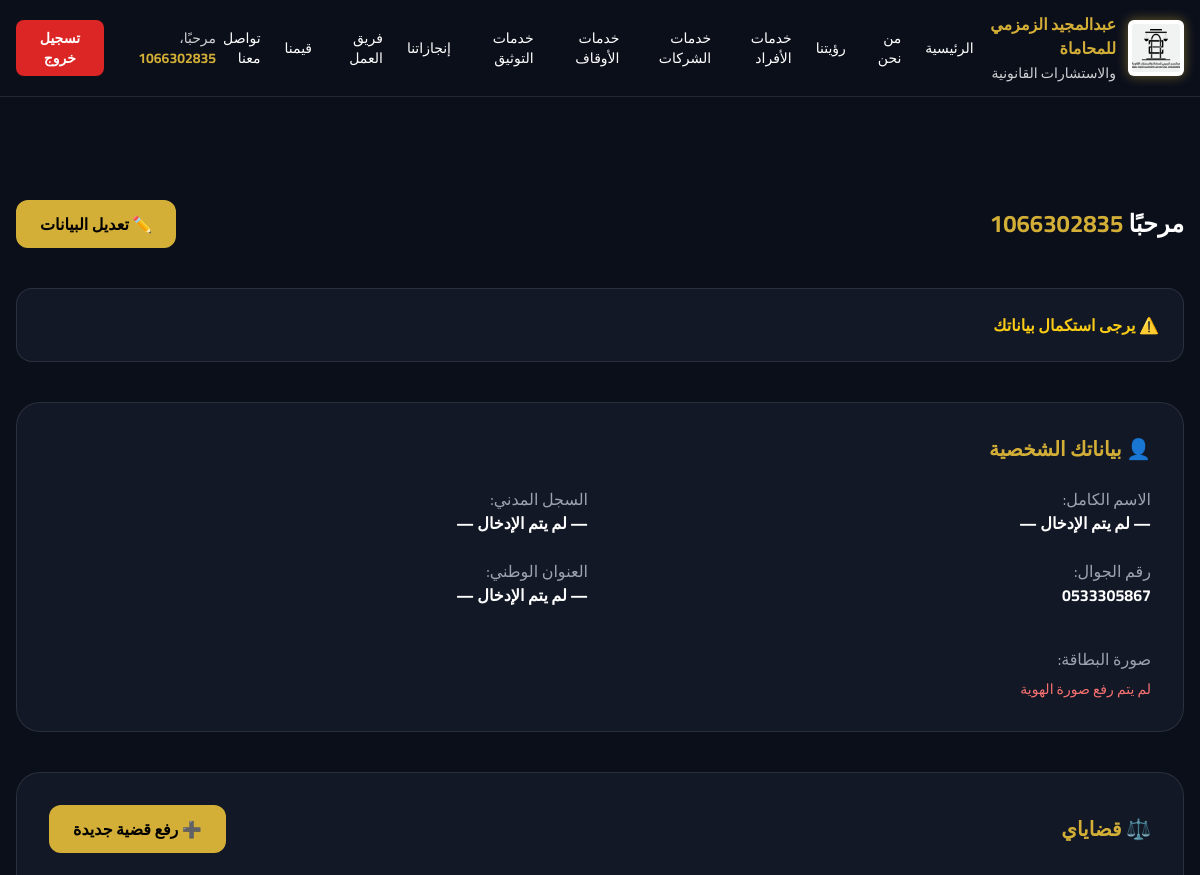
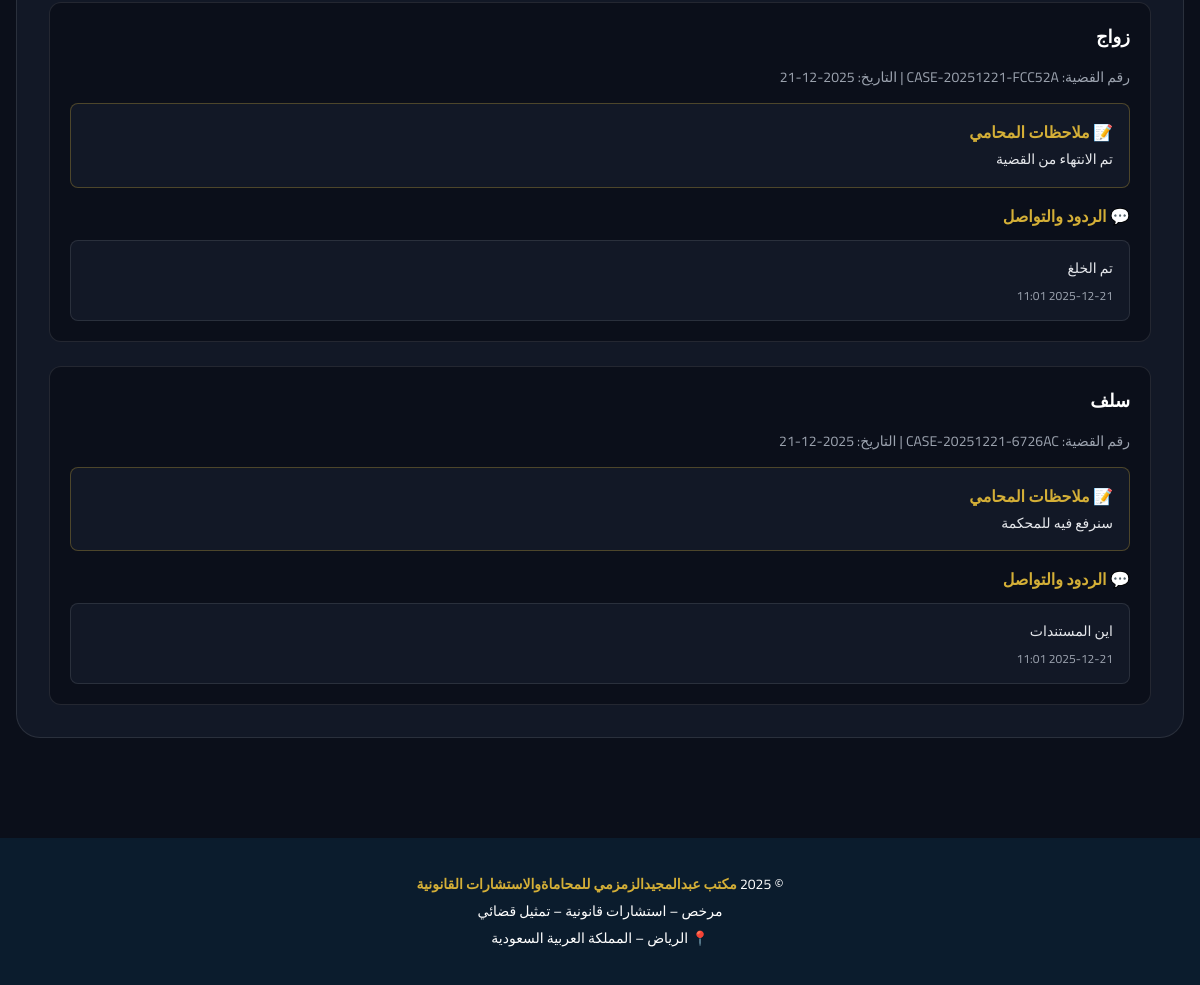
The app's page /accounts/dashboard/ (signed in) with its own data (2 pictures, top to bottom).
### accounts/models.py (models this page shows, shortened)
class User(AbstractUser):
    email = models.EmailField(
        unique=True,
        verbose_name="البريد الإلكتروني"
    )
    phone_number = models.CharField(
        max_length=20,
        unique=True,
        blank=True,
        null=True,
        verbose_name="رقم الجوال"
    )
    is_lawyer = models.BooleanField(
        default=False,
        verbose_name="محامي"
    )
    is_client = models.BooleanField(
        default=False,
        verbose_name="عميل"
    )
    ACCOUNT_STATUS = [
        ("active", "مفعل"),
        ("pending_agreement", "معلّق بانتظار الاتفاقية"),
        ("payment_pending", "بانتظار الدفع"),
    ]
    account_status = models.CharField(
        max_length=30,
        choices=ACCOUNT_STATUS,
        default="active",
        verbose_name="حالة الحساب"
    )
    created_at = models.DateTimeField(
        auto_now_add=True,
        verbose_name="تاريخ الإنشاء"
    )
    updated_at = models.DateTimeField(
        auto_now=True,
        verbose_name="آخر تحديث"
    )
    class Meta:
        verbose_name = "مستخدم"
        verbose_name_plural = "المستخدمون"

class UserProfile(models.Model):
    user = models.OneToOneField(
        User,
        on_delete=models.CASCADE,
        related_name="profile",
        verbose_name="المستخدم"
    )
    full_name = models.CharField(
        max_length=255,
        blank=True,
        null=True,
        verbose_name="الاسم الكامل"
    )
    national_id = models.CharField(
        max_length=20,
        unique=True,
        blank=True,
        null=True,
        verbose_name="السجل المدني"
    )
    address = models.TextField(
        blank=True,
        null=True,
        verbose_name="العنوان الوطني"
    )
    id_card_image = models.ImageField(
        upload_to="profiles/id_cards/",
        blank=True,
        null=True,
        verbose_name="صورة الهوية"
    )
    created_at = models.DateTimeField(
        auto_now_add=True,
        verbose_name="تاريخ الإنشاء"
    )
    class Meta:
        verbose_name = "ملف مستخدم"
        verbose_name_plural = "ملفات المستخدمين"

class Case(models.Model):
    CASE_TYPES = [
        ("civil", "مدنية"),
        ("criminal", "جنائية"),
        ("commercial", "تجارية"),
        ("family", "أحوال شخصية"),
        ("labor", "عمالية"),
        ("other", "أخرى"),
    ]
    CASE_STATUS = [
        ("new", "جديدة"),
        ("under_review", "قيد المراجعة"),
        ("in_progress", "قيد المتابعة"),
        ("closed", "مغلقة"),
    ]
    user = models.ForeignKey(
        User,
        on_delete=models.CASCADE,
        related_name="account_cases",
        verbose_name="العميل"
    )
    case_number = models.CharField(
        max_length=50,
        unique=True,
        blank=True,
        null=True,
        verbose_name="رقم القضية"
    )
    case_type = models.CharField(
        max_length=20,
        choices=CASE_TYPES,
        default="other",
        blank=True,
        verbose_name="نوع القضية"
    )
    title = models.CharField(
        max_length=255,
        verbose_name="عنوان القضية"
    )
    description = models.TextField(
        verbose_name="وصف القضية"
    )
    status = models.CharField(
        max_length=20,
        choices=CASE_STATUS,
        default="new",
        verbose_name="حالة القضية"
    )
    lawyer_notes = models.TextField(
        blank=True,
        null=True,
        verbose_name="ملاحظات المحامي"
    )
    created_at = models.DateTimeField(
        auto_now_add=True,
        verbose_name="تاريخ الإنشاء"
    )
    class Meta:
        verbose_name = "قضية"
        verbose_name_plural = "القضايا"

class CaseReply(models.Model):
    case = models.ForeignKey(
        Case,
        on_delete=models.CASCADE,
        related_name="replies",
        verbose_name="القضية"
    )
    sender = models.ForeignKey(
        User,
        on_delete=models.CASCADE,
        verbose_name="المرسل"
    )
    message = models.TextField(
        verbose_name="الرسالة"
    )
    is_visible_for_client = models.BooleanField(
        default=True,
        verbose_name="مرئي للعميل"
    )
    created_at = models.DateTimeField(
        auto_now_add=True,
        verbose_name="تاريخ الإرسال"
    )
    class Meta:
        verbose_name = "رد"
        verbose_name_plural = "الردود"
        ordering = ["created_at"]

### accounts/views.py (the view)
# urls.py: path('dashboard/', user_dashboard, name='user_dashboard'),
@login_required
def user_dashboard(request):
    redir = _redirect_if_suspended(request, allow_dashboard=True)
    if redir:
        return redir
    profile = getattr(request.user, 'profile', None)
    cases = request.user.account_cases.all().order_by('-created_at')
    latest_agreement = _get_latest_agreement(request.user)
    return render(request, 'accounts/dashboard.html', {
        'profile': profile,
        'cases': cases,
        'documents': request.user.documents.all(),
        'now': timezone.now(),
        'agreement': latest_agreement,
    })

### accounts/views.py (called while the page is built)
def _get_latest_agreement(user):
    if not user.is_authenticated:
        return None
    return user.agreements.order_by('-created_at').first()

def _redirect_if_suspended(request, allow_dashboard=False):
    if request.user.is_authenticated:
        if request.user.account_status in ("pending_agreement", "payment_pending"):
            if allow_dashboard:
                return None
            latest = _get_latest_agreement(request.user)
            if latest:
                return redirect('agreement_view', token=latest.token)
            return redirect('account_suspended')
    return None

### templates/accounts/dashboard.html (shortened to what this page needs)
<!DOCTYPE html>
<html lang="ar" dir="rtl">
<head>
  <script src="https://cdn.tailwindcss.com"></script>
</head>
<body class="bg-dark text-white font-cairo min-h-screen">
{% include "header.html" %}
<div class="h-[80px]"></div>
<div class="container-desktop mx-auto px-4 py-10 space-y-10">
  <div class="flex flex-col sm:flex-row sm:items-center sm:justify-between gap-4">
    <h1 class="text-2xl font-bold">
      مرحبًا <span class="text-gold">{{ request.user.username }}</span>
    </h1>
    <a href="{% url 'profile_update' %}"
       class="bg-gold text-black px-6 py-3 rounded-xl font-bold hover:opacity-90 transition">
      ✏️ تعديل البيانات
    </a>
  </div>
  <div class="bg-card rounded-2xl p-6 border border-white/10 space-y-3">
    {% if profile.full_name and profile.national_id %}
      <p class="text-green-400 font-bold">✅ بياناتك مكتملة</p>
    {% else %}
      <p class="text-yellow-400 font-bold">⚠️ يرجى استكمال بياناتك</p>
    {% endif %}
  </div>
  <div class="bg-card rounded-3xl p-6 sm:p-8 space-y-6 border border-white/10">
    <h2 class="text-xl font-bold text-gold">👤 بياناتك الشخصية</h2>
    <div class="grid grid-cols-1 sm:grid-cols-2 gap-6 text-sm sm:text-base">
      <div>
        <p class="text-gray-400">الاسم الكامل:</p>
        <p class="font-bold">
          {{ profile.full_name|default:"— لم يتم الإدخال —" }}
        </p>
      </div>
      <div>
        <p class="text-gray-400">السجل المدني:</p>
        <p class="font-bold">
          {{ profile.national_id|default:"— لم يتم الإدخال —" }}
        </p>
      </div>
      <div>
        <p class="text-gray-400">رقم الجوال:</p>
        <p class="font-bold">
          {{ request.user.phone_number|default:"— لم يتم الإدخال —" }}
        </p>
      </div>
      <div>
        <p class="text-gray-400">العنوان الوطني:</p>
        <p class="font-bold">
          {{ profile.address|default:"— لم يتم الإدخال —" }}
        </p>
      </div>
    </div>
    <div class="pt-4">
      <p class="text-gray-400 mb-2">صورة البطاقة:</p>
      {% if profile.id_card_image %}
        <img
          src="{{ profile.id_card_image.url }}"
          alt="صورة الهوية"
          class="w-40 rounded-xl border border-gold/40"
        >
      {% else %}
        <p class="text-red-400 text-sm">لم يتم رفع صورة الهوية</p>
      {% endif %}
    </div>
  </div>
  <div class="bg-card rounded-3xl p-6 sm:p-8 space-y-6 border border-white/10">
    <div class="flex flex-col sm:flex-row sm:items-center sm:justify-between gap-4">
      <h2 class="text-xl font-bold text-gold flex items-center gap-2">
        ⚖️ قضاياي
      </h2>
      <a href="{% url 'case_create' %}"
         class="bg-gold text-black px-6 py-3 rounded-xl font-bold hover:opacity-90 transition flex items-center gap-2">
        ➕ رفع قضية جديدة
      </a>
    </div>
    {% if cases %}
      <div class="space-y-6">
        {% for case in cases %}
        <div class="bg-dark rounded-xl p-5 border border-white/10 space-y-4">
          <div class="flex items-center justify-between">
            <p class="font-bold text-lg">{{ case.title }}</p>
          </div>
          <p class="text-sm text-gray-400">
            رقم القضية: {{ case.case_number }} |
            التاريخ: {{ case.created_at|date:"Y-m-d" }}
          </p>
          {% if case.lawyer_notes %}
            <div class="bg-card rounded-lg p-4 border border-gold/30">
              <p class="text-gold font-bold mb-1">📝 ملاحظات المحامي</p>
              <p class="text-sm leading-relaxed text-gray-200">
                {{ case.lawyer_notes }}
              </p>
            </div>
          {% endif %}
          <div class="space-y-3">
            <p class="text-gold font-bold">💬 الردود والتواصل</p>
            {% for reply in case.replies.all %}
              {% if reply.is_visible_for_client %}
              <div class="bg-card rounded-lg p-4 border border-white/10">
                <p class="text-sm text-gray-200 leading-relaxed">
                  {{ reply.message }}
                </p>
                <p class="text-xs text-gray-400 mt-2">
                  {{ reply.created_at|date:"Y-m-d H:i" }}
                </p>
              </div>
              {% endif %}
            {% empty %}
              <p class="text-sm text-gray-500">
                لا توجد ردود حتى الآن.
              </p>
            {% endfor %}
          </div>
        </div>
        {% endfor %}
      </div>
    {% else %}
      <p class="text-gray-400">
        لا توجد قضايا مضافة حتى الآن.
      </p>
    {% endif %}
  </div>
</div>
{% include "footer.html" %}
</body>
</html>

### templates/header.html (shortened to what this page needs)
<header class="bg-dark border-b border-white/10 fixed top-0 w-full z-50">
  <div class="container-desktop mx-auto px-4 py-3 flex items-center justify-between">
    <div class="flex items-center gap-3">
      <img
        src="/media/legal_services/logo.png"
        alt="شعار مكتب عبدالمجيد الزمزمي"
        class="
          w-12 h-12 sm:w-14 sm:h-14
          object-cover object-top
          bg-white rounded-md p-1
          drop-shadow-[0_0_6px_rgba(212,175,55,0.5)]
        "
      />
      <span class="text-gold font-bold text-sm sm:text-base leading-tight">
        عبدالمجيد الزمزمي للمحاماة<br class="hidden sm:block">
        <span class="text-xs sm:text-sm font-normal text-white/80">
          والاستشارات القانونية
        </span>
      </span>
    </div>
    <nav class="hidden md:flex items-center gap-6 text-sm">
      <a href="/" class="hover:text-gold">الرئيسية</a>
      <a href="#services" class="hover:text-gold">من نحن</a>
      <a href="#about" class="hover:text-gold">رؤيتنا</a>
      <a href="#contact" class="hover:text-gold">خدمات الأفراد</a>
      <a href="#contact" class="hover:text-gold">خدمات الشركات</a>
      <a href="#contact" class="hover:text-gold">خدمات الأوقاف</a>
      <a href="#contact" class="hover:text-gold">خدمات التوثيق</a>
      <a href="#contact" class="hover:text-gold">إنجازاتنا</a>
      <a href="#contact" class="hover:text-gold">فريق العمل</a>
      <a href="#contact" class="hover:text-gold">قيمنا</a>
      <a href="#contact" class="hover:text-gold">تواصل معنا</a>
    </nav>
    <div class="hidden md:flex items-center gap-4 text-sm">
      {% if request.user.is_authenticated %}
        <span class="text-white/80">
          مرحبًا، <strong class="text-gold">{{ request.user.username }}</strong>
        </span>
        <form method="post" action="/accounts/logout/">
          <button
            type="submit"
            class="bg-red-600 hover:bg-red-700 text-white px-4 py-2 rounded-lg font-bold transition"
          >
            تسجيل خروج
          </button>
        </form>
      {% endif %}
    </div>
  </div>
</header>
<div class="h-[80px]"></div>

### records on screen
User: user.username "1066302835", user.phone_number "0533305867"
UserProfile: full_name "— لم يتم الإدخال —", national_id "— لم يتم الإدخال —", address "— لم يتم الإدخال —"
Case: title "زواج", created_at "2025-12-21", lawyer_notes "تم الانتهاء من القضية"
CaseReply: message "تم الخلغ", created_at "2025-12-21 11:01"
Case: title "سلف", created_at "2025-12-21", lawyer_notes "سنرفع فيه للمحكمة"
CaseReply: message "اين المستندات", created_at "2025-12-21 11:01"
